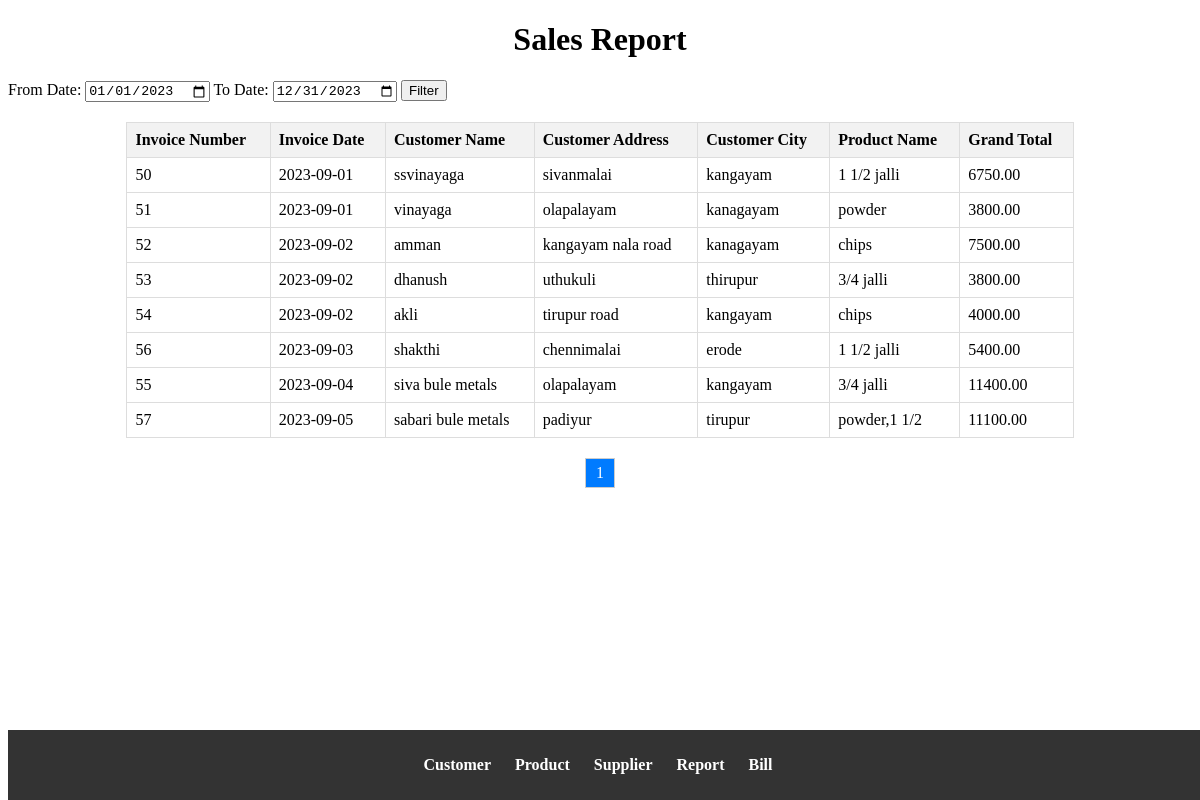
The app's page /report.php with its own data.
### tables this page shows
CREATE TABLE `invoice` (
  `SID` int(11) NOT NULL,
  `INVOICE_NO` int(11) NOT NULL,
  `INVOICE_DATE` date NOT NULL,
  `CNAME` varchar(50) NOT NULL,
  `CADDRESS` varchar(150) NOT NULL,
  `CCITY` varchar(50) NOT NULL,
  `PNAME` varchar(100) NOT NULL,
  `GRAND_TOTAL` double(10,2) NOT NULL
);

### report.php (the view, shortened to what this page needs)
<?php
$host = "localhost";
$username = "root";
$password = "";
$database = "test";
$startDate = "";
$endDate = "";
$conn = mysqli_connect($host, $username, $password, $database);
if ($_SERVER["REQUEST_METHOD"] == "POST" && !empty($_POST["startDate"]) && !empty($_POST["endDate"])) {
    $startDate = $_POST["startDate"];
    $endDate = $_POST["endDate"];
} else {
    $startDate = "2023-01-01";
    $endDate = "2023-12-31";
}
$recordsPerPage = 10;
$current_page = isset($_GET['page']) ? $_GET['page'] : 1;
$startRecord = ($current_page - 1) * $recordsPerPage;
$sql = "SELECT
            DATE(INVOICE_DATE) AS invoice_date,
            INVOICE_NO,
            INVOICE_DATE,
            CNAME,
            CADDRESS,
            CCITY,
            PNAME,
            GRAND_TOTAL
        FROM invoice
        WHERE DATE(INVOICE_DATE) BETWEEN '$startDate' AND '$endDate'
        ORDER BY DATE(INVOICE_DATE) ASC
        LIMIT $startRecord, $recordsPerPage";
$result = mysqli_query($conn, $sql);
$totalRecordsSql = "SELECT COUNT(*) AS total FROM invoice WHERE DATE(INVOICE_DATE) BETWEEN '$startDate' AND '$endDate'";
$totalRecordsResult = mysqli_query($conn, $totalRecordsSql);
$totalRecords = mysqli_fetch_assoc($totalRecordsResult)['total'];
$totalPages = ceil($totalRecords / $recordsPerPage);
?>
<!DOCTYPE html>
<html>
<head>
</head>
<body>
    <h1>Sales Report</h1>
    <form method="post">
        <label for="startDate">From Date:</label>
        <input type="date" id="startDate" name="startDate" value="<?php echo $startDate; ?>" required>
        <label for="endDate">To Date:</label>
        <input type="date" id="endDate" name="endDate" value="<?php echo $endDate; ?>" required>
        <input type="submit" value="Filter">
    </form>
    <table>
        <tr>
            <th>Invoice Number</th>
            <th>Invoice Date</th>
            <th>Customer Name</th>
            <th>Customer Address</th>
            <th>Customer City</th>
            <th>Product Name</th>
            <th>Grand Total</th>
        </tr>
        <?php
        while ($row = mysqli_fetch_assoc($result)) {
            echo "<tr>";
            echo "<td>" . $row['INVOICE_NO'] . "</td>";
            echo "<td>" . $row['INVOICE_DATE'] . "</td>";
            echo "<td>" . $row['CNAME'] . "</td>";
            echo "<td>" . $row['CADDRESS'] . "</td>";
            echo "<td>" . $row['CCITY'] . "</td>";
            echo "<td>" . $row['PNAME'] . "</td>";
            echo "<td>" . $row['GRAND_TOTAL'] . "</td>";
            echo "</tr>";
        }
        ?>
    </table>
    <div class="pagination">
        <?php for ($i = 1; $i <= $totalPages; $i++) : ?>
            <a <?php echo ($i == $current_page) ? 'class="active"' : ''; ?> href="?page=<?php echo $i; ?>"><?php echo $i; ?></a>
        <?php endfor; ?>
    </div>
</body>
</html>

### report.php (style rules this page uses)
table { border-collapse: collapse; width: 80%; margin: 20px auto; }
th, td { border: 1px solid #ddd; padding: 8px; text-align: left; }
th { background-color: #f2f2f2; }
h1 { text-align: center; }
.pagination { display: flex; justify-content: center; margin-top: 20px; }
.pagination a { padding: 5px 10px; margin: 0 5px; border: 1px solid #ccc; text-decoration: none; color: #333; }
.pagination a.active { background-color: #007bff; color: #fff; }

### records on screen
invoice: INVOICE_NO "50", INVOICE_DATE "2023-09-01", CNAME "ssvinayaga", CADDRESS "sivanmalai", CCITY "kangayam", PNAME "1 1/2 jalli", GRAND_TOTAL "6750.00"
invoice: INVOICE_NO "51", INVOICE_DATE "2023-09-01", CNAME "vinayaga", CADDRESS "olapalayam", CCITY "kanagayam", PNAME "powder", GRAND_TOTAL "3800.00"
invoice: INVOICE_NO "52", INVOICE_DATE "2023-09-02", CNAME "amman", CADDRESS "kangayam nala road", CCITY "kanagayam", PNAME "chips", GRAND_TOTAL "7500.00"
invoice: INVOICE_NO "53", INVOICE_DATE "2023-09-02", CNAME "dhanush", CADDRESS "uthukuli", CCITY "thirupur", PNAME "3/4 jalli", GRAND_TOTAL "3800.00"
invoice: INVOICE_NO "54", INVOICE_DATE "2023-09-02", CNAME "akli", CADDRESS "tirupur road", CCITY "kangayam", PNAME "chips", GRAND_TOTAL "4000.00"
invoice: INVOICE_NO "56", INVOICE_DATE "2023-09-03", CNAME "shakthi", CADDRESS "chennimalai", CCITY "erode", PNAME "1 1/2 jalli", GRAND_TOTAL "5400.00"
invoice: INVOICE_NO "55", INVOICE_DATE "2023-09-04", CNAME "siva bule metals", CADDRESS "olapalayam", CCITY "kangayam", PNAME "3/4 jalli", GRAND_TOTAL "11400.00"
invoice: INVOICE_NO "57", INVOICE_DATE "2023-09-05", CNAME "sabari bule metals", CADDRESS "padiyur", CCITY "tirupur", PNAME "powder,1 1/2", GRAND_TOTAL "11100.00"
